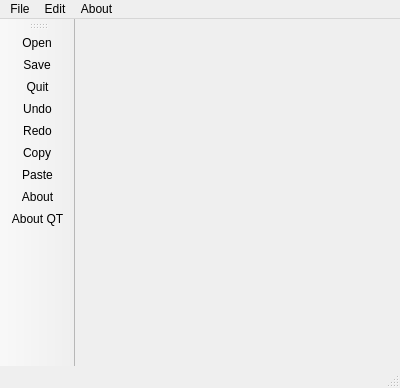
<?xml version="1.0" encoding="UTF-8"?>
<ui version="4.0">
 <class>MainWindow</class>
 <widget class="QMainWindow" name="MainWindow">
  <property name="geometry">
   <rect>
    <x>0</x>
    <y>0</y>
    <width>400</width>
    <height>388</height>
   </rect>
  </property>
  <property name="windowTitle">
   <string>MainWindow</string>
  </property>
  <widget class="QWidget" name="centralWidget"/>
  <widget class="QMenuBar" name="menuBar">
   <property name="geometry">
    <rect>
     <x>0</x>
     <y>0</y>
     <width>400</width>
     <height>21</height>
    </rect>
   </property>
   <widget class="QMenu" name="menuFile">
    <property name="title">
     <string>File</string>
    </property>
    <addaction name="actionOpen"/>
    <addaction name="actionSave"/>
    <addaction name="separator"/>
    <addaction name="actionQuit"/>
   </widget>
   <widget class="QMenu" name="menuEdit">
    <property name="title">
     <string>Edit</string>
    </property>
    <addaction name="actionCopy"/>
    <addaction name="separator"/>
    <addaction name="actionPaste"/>
    <addaction name="actionUndo"/>
    <addaction name="actionRedo"/>
   </widget>
   <widget class="QMenu" name="menuAbout">
    <property name="title">
     <string>About</string>
    </property>
    <addaction name="actionAbout"/>
    <addaction name="actionAbout_QT"/>
   </widget>
   <addaction name="menuFile"/>
   <addaction name="menuEdit"/>
   <addaction name="menuAbout"/>
  </widget>
  <widget class="QToolBar" name="mainToolBar">
   <attribute name="toolBarArea">
    <enum>LeftToolBarArea</enum>
   </attribute>
   <attribute name="toolBarBreak">
    <bool>true</bool>
   </attribute>
   <addaction name="actionOpen"/>
   <addaction name="actionSave"/>
   <addaction name="actionQuit"/>
   <addaction name="actionUndo"/>
   <addaction name="actionRedo"/>
   <addaction name="actionCopy"/>
   <addaction name="actionPaste"/>
   <addaction name="actionAbout"/>
   <addaction name="actionAbout_QT"/>
  </widget>
  <widget class="QStatusBar" name="statusBar"/>
  <action name="actionOpen">
   <property name="icon">
    <iconset resource="res.qrc">
     <normaloff>:/new/img/aboutqt.png</normaloff>:/new/img/aboutqt.png</iconset>
   </property>
   <property name="text">
    <string>Open</string>
   </property>
  </action>
  <action name="actionSave">
   <property name="icon">
    <iconset resource="res.qrc">
     <normaloff>:/new/img/about.png</normaloff>:/new/img/about.png</iconset>
   </property>
   <property name="text">
    <string>Save</string>
   </property>
  </action>
  <action name="actionQuit">
   <property name="icon">
    <iconset resource="res.qrc">
     <normaloff>:/new/img/open.png</normaloff>:/new/img/open.png</iconset>
   </property>
   <property name="text">
    <string>Quit</string>
   </property>
  </action>
  <action name="actionCopy">
   <property name="icon">
    <iconset resource="res.qrc">
     <normaloff>:/new/img/undo-icon.svg</normaloff>:/new/img/undo-icon.svg</iconset>
   </property>
   <property name="text">
    <string>Copy</string>
   </property>
  </action>
  <action name="actionPaste">
   <property name="icon">
    <iconset resource="res.qrc">
     <normaloff>:/new/img/exit.png</normaloff>:/new/img/exit.png</iconset>
   </property>
   <property name="text">
    <string>Paste</string>
   </property>
  </action>
  <action name="actionUndo">
   <property name="icon">
    <iconset resource="res.qrc">
     <normaloff>:/new/img/Copy-icon.png</normaloff>:/new/img/Copy-icon.png</iconset>
   </property>
   <property name="text">
    <string>Undo</string>
   </property>
  </action>
  <action name="actionRedo">
   <property name="icon">
    <iconset resource="res.qrc">
     <normaloff>:/new/img/Paste-icon.png</normaloff>:/new/img/Paste-icon.png</iconset>
   </property>
   <property name="text">
    <string>Redo</string>
   </property>
  </action>
  <action name="actionAbout">
   <property name="icon">
    <iconset resource="res.qrc">
     <normaloff>:/new/img/Redo-icon.png</normaloff>:/new/img/Redo-icon.png</iconset>
   </property>
   <property name="text">
    <string>About</string>
   </property>
  </action>
  <action name="actionAbout_QT">
   <property name="icon">
    <iconset resource="res.qrc">
     <normaloff>:/new/img/save.png</normaloff>:/new/img/save.png</iconset>
   </property>
   <property name="text">
    <string>About QT</string>
   </property>
  </action>
 </widget>
 <layoutdefault spacing="6" margin="11"/>
 <resources>
  <include location="res.qrc"/>
 </resources>
 <connections/>
</ui>
